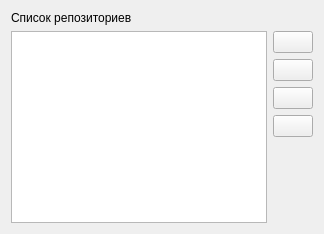
            <widget class="QWidget" name="repositorySettings">
             <attribute name="icon">
              <iconset resource="pictures.qrc">
               <normaloff>:/myresources/IMG/clouds11.png</normaloff>:/myresources/IMG/clouds11.png</iconset>
             </attribute>
             <attribute name="title">
              <string>Репозитории</string>
             </attribute>
             <layout class="QGridLayout" name="gridLayout_12">
              <item row="0" column="0">
               <widget class="QLabel" name="repoList_label">
                <property name="text">
                 <string>Список репозиториев</string>
                </property>
               </widget>
              </item>
              <item row="1" column="0">
               <layout class="QHBoxLayout" name="horizontalLayout_13">
                <item>
                 <widget class="QListWidget" name="repoList">
                  <property name="font">
                   <font>
                    <pointsize>10</pointsize>
                   </font>
                  </property>
                 </widget>
                </item>
                <item>
                 <layout class="QVBoxLayout" name="verticalLayout_13">
                  <item>
                   <widget class="QPushButton" name="repoAdd">
                    <property name="toolTip">
                     <string>Добавить репозиторий</string>
                    </property>
                    <property name="icon">
                     <iconset>
                      <normaloff>../Dropbox/GUI ICONS/simpleicon-communication/png/cloud149.png</normaloff>../Dropbox/GUI ICONS/simpleicon-communication/png/cloud149.png</iconset>
                    </property>
                    <property name="iconSize">
                     <size>
                      <width>40</width>
                      <height>40</height>
                     </size>
                    </property>
                   </widget>
                  </item>
                  <item>
                   <widget class="QPushButton" name="repoDel">
                    <property name="toolTip">
                     <string>Удалить репозиторий</string>
                    </property>
                    <property name="icon">
                     <iconset>
                      <normaloff>../Dropbox/GUI ICONS/simpleicon-communication/png/cloud152.png</normaloff>../Dropbox/GUI ICONS/simpleicon-communication/png/cloud152.png</iconset>
                    </property>
                    <property name="iconSize">
                     <size>
                      <width>40</width>
                      <height>40</height>
                     </size>
                    </property>
                   </widget>
                  </item>
                  <item>
                   <widget class="QPushButton" name="repoEdit">
                    <property name="toolTip">
                     <string>Изменить репозиторий</string>
                    </property>
                    <property name="icon">
                     <iconset>
                      <normaloff>../Dropbox/GUI ICONS/simpleicon-communication/png/cloud126.png</normaloff>../Dropbox/GUI ICONS/simpleicon-communication/png/cloud126.png</iconset>
                    </property>
                    <property name="iconSize">
                     <size>
                      <width>35</width>
                      <height>35</height>
                     </size>
                    </property>
                   </widget>
                  </item>
                  <item>
                   <widget class="QPushButton" name="repoConnect">
                    <property name="toolTip">
                     <string>Подключится к репозиторию</string>
                    </property>
                    <property name="icon">
                     <iconset>
                      <normaloff>../Dropbox/GUI ICONS/data-icons/png/cloud198.png</normaloff>../Dropbox/GUI ICONS/data-icons/png/cloud198.png</iconset>
                    </property>
                    <property name="iconSize">
                     <size>
                      <width>40</width>
                      <height>40</height>
                     </size>
                    </property>
                   </widget>
                  </item>
                  <item>
                   <spacer name="verticalSpacer_5">
                    <property name="orientation">
                     <enum>Qt::Vertical</enum>
                    </property>
                    <property name="sizeHint" stdset="0">
                     <size>
                      <width>20</width>
                      <height>40</height>
                     </size>
                    </property>
                   </spacer>
                  </item>
                 </layout>
                </item>
               </layout>
              </item>
             </layout>
            </widget>
